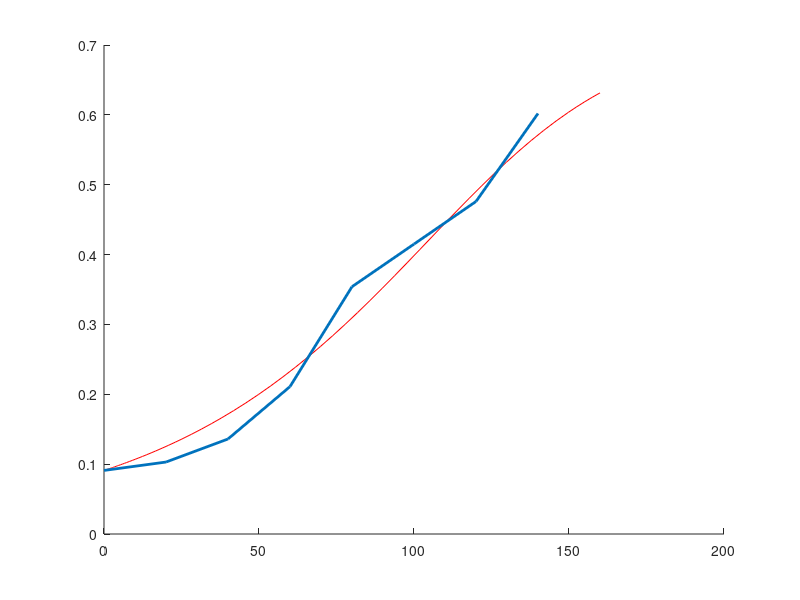
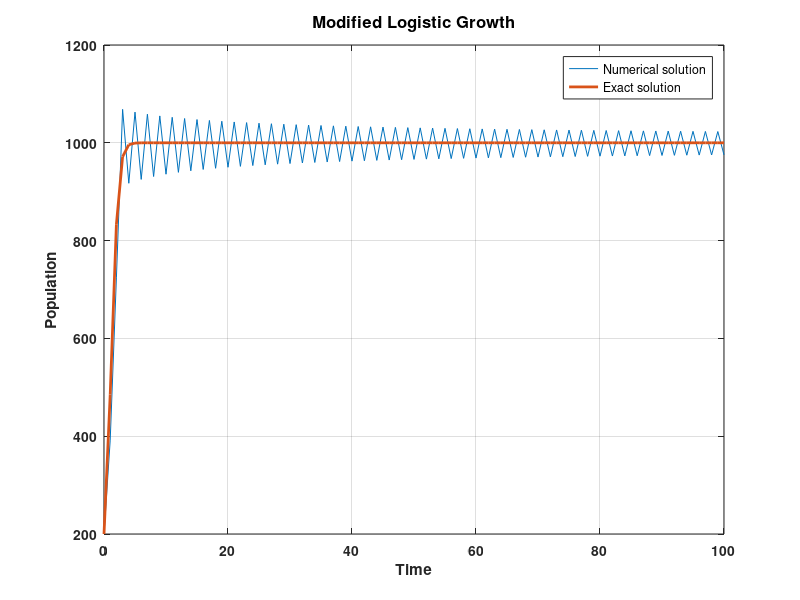
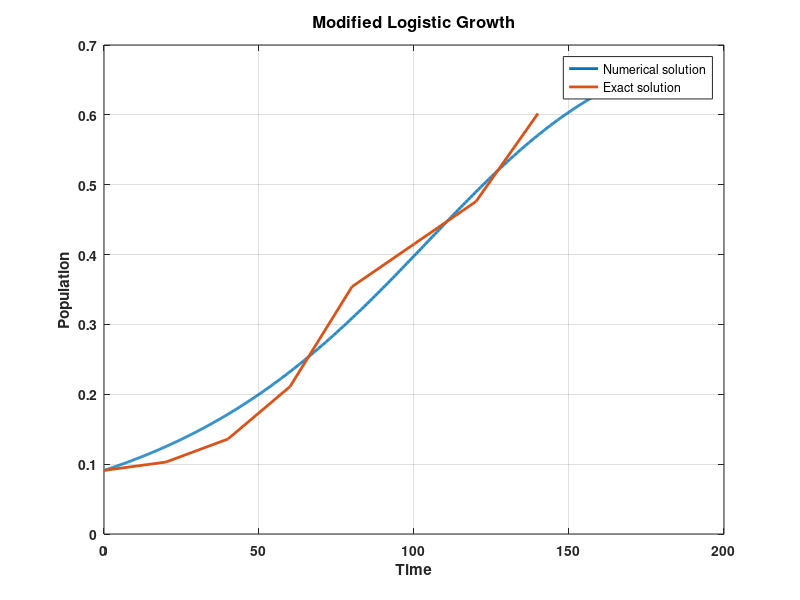

Write the MATLAB code that produced these figures, in order. (Note: this script raises an error after producing the figures.)
%% Part (a) ode45
clear 
close all
%parameters
endtime = 160;
lambda = 0.0163;                % Growth rate (baseline = 1)
theta = 0.847;               % Carrying capacity (baseline = 1000)
alpha = 2.1246;                  % Exponent (baseline = 2)
N = zeros(1,endtime);
N(1) = 0.091;

%equation
f = @(N) lambda.*N*(1 - (N/(theta)^2)^alpha);
dxdt = @(t,x) [f(x(1))];

%Solve 
[X,T] = ode45(dxdt, [0,endtime],N(1)) ;

N_ex = [0.091, 0.103, 0.136, 0.211, 0.354, 0.415, 0.476, 0.602] ;

%plot
figure(1); 
hold on;
plot (X(:,1),T, 'r');
plot([0:20:140],N_ex, 'LineWidth',2)

%% part a euler
clear

% User-defined inputs

TimeStep = 1;           % Time step (baseline = 0.001)
InitialPopulation = 200;    % Initial condition (baseline = 200)
lambdam = 1;                % Growth rate (baseline = 1)
theta = 1e3;               % Carrying capacity (baseline = 1000)
alpha = 2;                  % Exponent (baseline = 2)
endTime = 100;               % End time of simulation (baseline = 10)

% Note: If alpha is 1, this becomes the orginal Logistic Growth model.

% Begin simulation

% Program execution parameters
dT = TimeStep;
tsteps = ceil(endTime/dT) + 1;    % Number of time steps required

% Pre-allocate vectors for faster runtime
Time = zeros(1,tsteps);
N = zeros(1,tsteps);

% Set initial time and initial population
Time(1) = 0;                % Set initial time to zero
N(1) = InitialPopulation;   % Set initial population

% Euler Method
for n = 2:tsteps
    Time(n) = (n-1)*dT;     

    % Simplified Modified Logistic Growth
        N(n) = N(n-1) + dT*( lambdam*N(n-1)*(1-(N(n-1)/theta)^alpha) );    
end

% Plotting
    % Exact Solution to the simplified MLG
       ExactPopulation = theta*((N(1)^alpha)./(N(1)^alpha + (theta^alpha-N(1)^alpha)*exp(-alpha*lambdam*Time))).^(1/alpha);

figure,plot(Time,N,Time,ExactPopulation,'LineWidth',2)
xlabel('Time','FontWeight','bold')
ylabel('Population','FontWeight','bold')
grid on
legend('Numerical solution','Exact solution')
title('Modified Logistic Growth','FontSize',12,'FontWeight','bold')
set(gca,'FontWeight','bold')

%% Part b
clear

% User-defined inputs

TimeStep = 0.2;           % Time step (baseline = 0.001)
InitialPopulation = 0.091;    % Initial condition (baseline = 200)
lambdam = 0.0163;                % Growth rate (baseline = 1)
theta = 0.847;               % Carrying capacity (baseline = 1000)
alpha = 2.1246;                  % Exponent (baseline = 2)
endTime = 160;               % End time of simulation (baseline = 10)

% Note: If alpha is 1, this becomes the orginal Logistic Growth model.

% Begin simulation

% Program execution parameters
dT = TimeStep;
tsteps = ceil(endTime/dT) + 1;    % Number of time steps required

% Pre-allocate vectors for faster runtime
Time = zeros(1,tsteps);
% N = zeros(1,tsteps);

N_ex = [0.091, 0.103, 0.136, 0.211, 0.354, 0.415, 0.476, 0.602] ;

% Set initial time and initial population
Time(1) = 0;                % Set initial time to zero
N(1) = InitialPopulation;   % Set initial population

% Euler Method
for n = 2:tsteps
    Time(n) = (n-1)*dT;     

    % Simplified Modified Logistic Growth
        N(n) = N(n-1) + dT*( lambdam*N(n-1)*(1-(N(n-1)/(theta^2))^alpha) ); 

end

figure,plot(Time,N,'LineWidth',2)
hold on
plot([0:20:140],N_ex, 'LineWidth',2)
xlabel('Time','FontWeight','bold')
ylabel('Population','FontWeight','bold')
grid on
legend('Numerical solution','Exact solution', 'Experiment')
title('Modified Logistic Growth','FontSize',12,'FontWeight','bold')
set(gca,'FontWeight','bold')

%Part c
S = sum((N(1:112:end) - N_ex).^2) ;
disp(S);

%part d
% display(SSE(1,1000,2));

%% part e
 x0 = [1e-2, 1e1,2];

 x = fminsearch(@(x)SSE(x(1),x(2),x(3)),x0);

 disp(x);
% 1.2348   -0.3550    2.5605
%1.2079    0.5728    2.5777
% 1.2189   -0.5728    2.6826
% 0.0163    0.8747    2.1246



